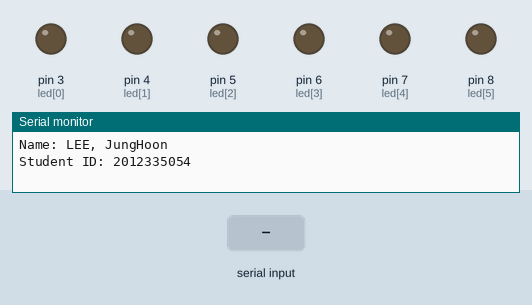
A sketch run on a simulated Arduino Uno, built with avr-gcc and run on an emulated ATmega328P. Parts: output pins drawn as LEDs (lit = HIGH), the last lines printed to the serial monitor. The test bench sets the inputs (shaded band).

Above: at 1.2 s.
1.3 s: "1\n" received over Serial
At 2.0 s:
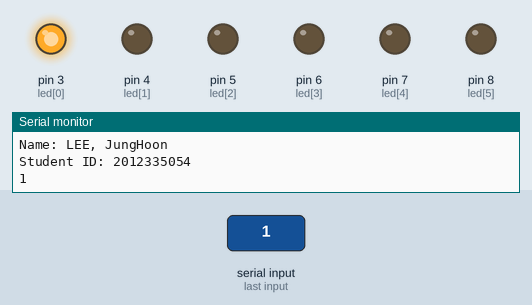
3.8 s: "2\n" received over the second serial link
At 4.5 s:
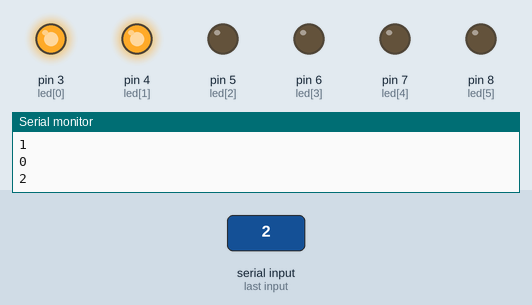
6.3 s: "3\n" received over Serial
At 7.0 s:
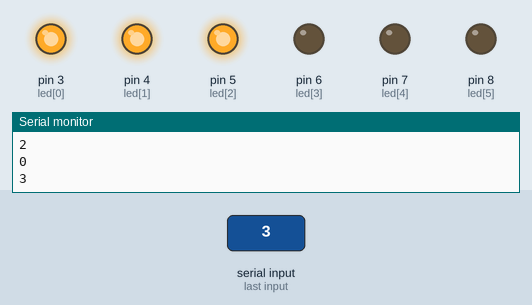
8.8 s: "4\n" received over the second serial link
At 9.6 s:
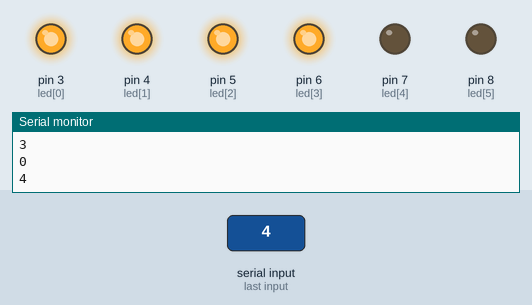
11.3 s: "5\n" received over Serial
At 12.0 s:
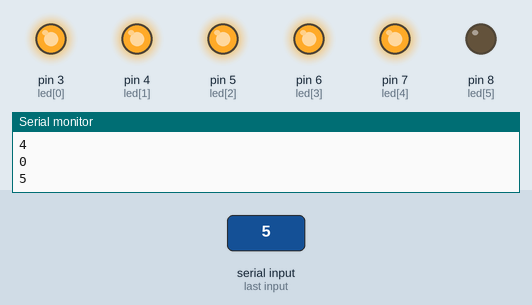
Timing chart, 0 to 14.3 s (numbered marks = the images above; inputs shaded):
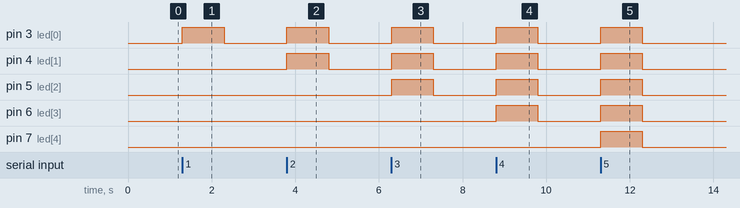

Measured:
- after the input at 1.3 s, pin 3 (led[0]): LOW → HIGH at once, → LOW 1.0 s later
- after the input at 3.8 s, pin 3 (led[0]), pin 4 (led[1]): LOW → HIGH at once, → LOW 1.0 s later
- after the input at 6.3 s, pin 3 (led[0]), pin 4 (led[1]), pin 5 (led[2]): LOW → HIGH at once, → LOW 1.0 s later
- after the input at 8.8 s, pin 3 (led[0]), pin 4 (led[1]), pin 5 (led[2]), pin 6 (led[3]): LOW → HIGH at once, → LOW 1.0 s later
- after the input at 11.3 s, pin 3 (led[0]), pin 4 (led[1]), pin 5 (led[2]), pin 6 (led[3]), pin 7 (led[4]): LOW → HIGH at once, → LOW 1.0 s later

The sketch:

bluetooth_serial_ledOn.ino
```cpp
#include <SoftwareSerial.h>

SoftwareSerial BT(12, 13);

const int led[6]={3,4,5,6,7,8};
int data;

void setup()
{
  Serial.begin(9600);
  for(int i=0; i<6; i++)
    pinMode(led[i], OUTPUT);
  BT.begin(9600);
  Serial.println("");
  Serial.println("Name: LEE, JungHoon");
  Serial.println("Student ID: 2012335054");
}

void loop()
{
  if(BT.available()>0)
  {
    data=BT.parseInt();
    Serial.println(data);
    for(int i=0; i<6; i++)
      digitalWrite(led[i], LOW);
    ledON(data);
  }
  else if(Serial.available()>0)
  {
    data=Serial.parseInt();
    Serial.println(data);
    for(int i=0; i<6; i++)
      digitalWrite(led[i], LOW);
    ledON(data);
  }
}

void ledON(int number)
{
  switch(number)
  {
    case 1: case 2: case 3: case 4: case 5: case 6:
      for(int i=0; i<number; i++)
       digitalWrite(led[i], HIGH);
      break;
    case 7:
      for(int i=1; i<6; i+=2)
       digitalWrite(led[i], HIGH);
      break;
    case 8:
      for(int i=0; i<6; i+=2)
       digitalWrite(led[i], HIGH);
      break;
    case 9:
      for(int i=0; i<6; i++)
      {
         digitalWrite(led[i], HIGH);
         delay(300);
      }
    break;
    case 10:
      for(int i=0; i<6; i++)
        digitalWrite(led[i], HIGH);
      delay(300);
      for(int i=5; i>=0; i--)
      {
         digitalWrite(led[i], LOW);
         delay(300);
      }
    break;
  }
}
```
